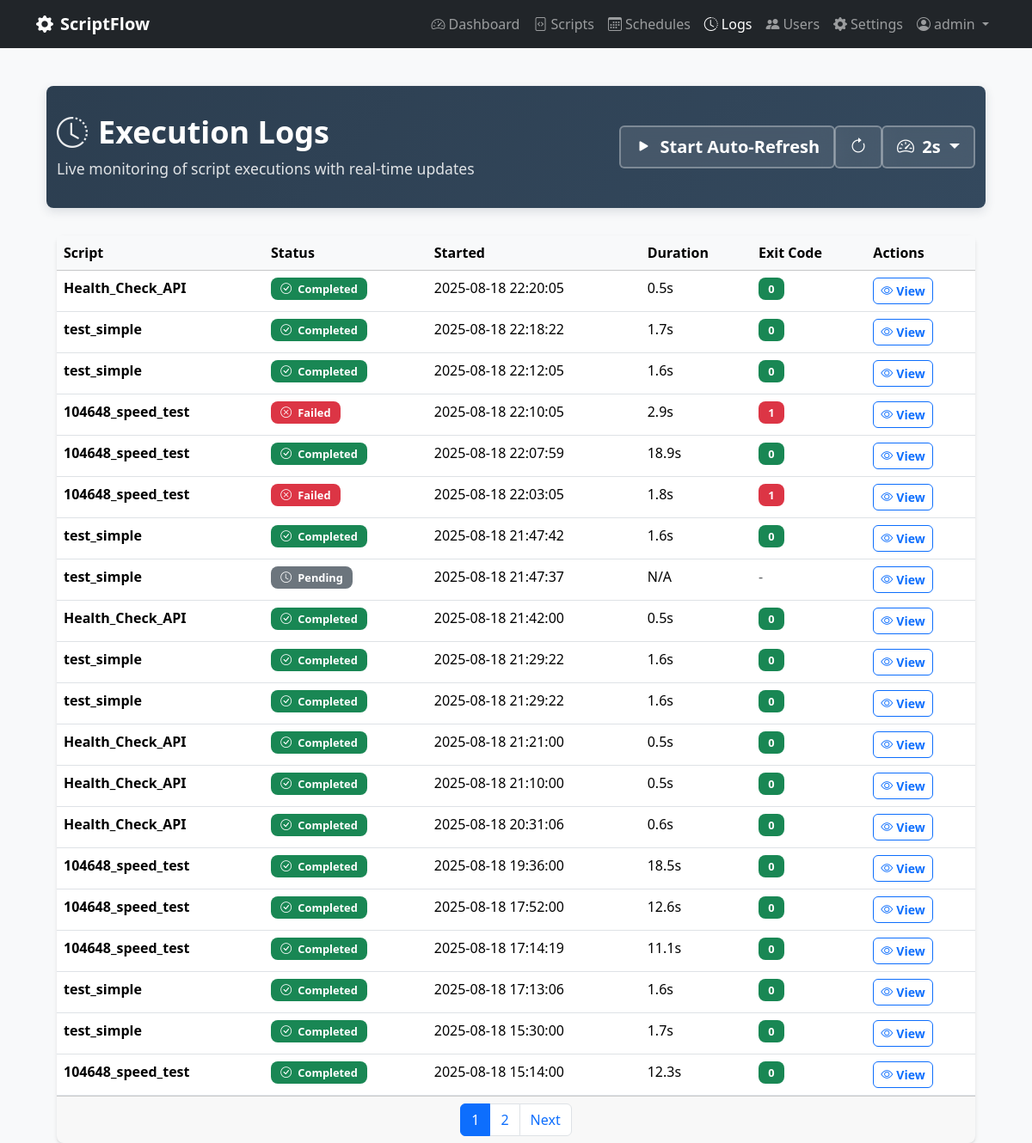
Screenshot of /logs (signed in) with the database file from the repository.
### scriptflow.py (models this page shows, shortened)
class User(UserMixin, db.Model):
    __tablename__ = 'users'
    id = db.Column(db.Integer, primary_key=True)
    username = db.Column(db.String(80), unique=True, nullable=False)
    email = db.Column(db.String(120), unique=True, nullable=False)
    password_hash = db.Column(db.String(255), nullable=False)
    is_admin = db.Column(db.Boolean, default=False, nullable=False)
    can_view_all_data = db.Column(db.Boolean, default=False, nullable=False)
    created_at = db.Column(db.DateTime, default=datetime.now)
    last_login = db.Column(db.DateTime)

class Execution(db.Model):
    __tablename__ = 'executions'
    id = db.Column(db.Integer, primary_key=True)
    started_at = db.Column(db.DateTime, default=datetime.now, nullable=False)
    completed_at = db.Column(db.DateTime)
    status = db.Column(db.String(20), default='pending', nullable=False)  # pending, running, completed, failed, timeout
    exit_code = db.Column(db.Integer)
    stdout = db.Column(db.Text)
    stderr = db.Column(db.Text)
    duration_seconds = db.Column(db.Float)
    trigger_type = db.Column(db.String(20), default='manual', nullable=False)  # manual, scheduled, api
    script_id = db.Column(db.Integer, db.ForeignKey('scripts.id'), nullable=False)
    user_id = db.Column(db.Integer, db.ForeignKey('users.id'), nullable=False)
    script = db.relationship('Script', backref='executions')
    @property
    def formatted_duration(self):
        if not self.duration_seconds:
            return "N/A"
        if self.duration_seconds < 60:
            return f"{self.duration_seconds:.1f}s"
        else:
            minutes = int(self.duration_seconds // 60)
            seconds = int(self.duration_seconds % 60)
            return f"{minutes}m {seconds}s"

class Script(db.Model):
    __tablename__ = 'scripts'
    id = db.Column(db.Integer, primary_key=True)
    name = db.Column(db.String(100), nullable=False)
    description = db.Column(db.Text)
    filename = db.Column(db.String(255), nullable=False)
    file_path = db.Column(db.String(500), nullable=False)
    script_type = db.Column(db.String(10), nullable=False)  # 'py' or 'bat'
    file_size = db.Column(db.Integer)
    created_at = db.Column(db.DateTime, default=datetime.now)
    updated_at = db.Column(db.DateTime, default=datetime.now, onupdate=datetime.now)
    is_active = db.Column(db.Boolean, default=True)
    user_id = db.Column(db.Integer, db.ForeignKey('users.id'), nullable=False)

### scriptflow.py (the view)
@app.route('/logs')
@login_required
def logs():
    page = request.args.get('page', 1, type=int)
    executions_query = Execution.query.order_by(Execution.started_at.desc())
    executions_filtered = apply_user_data_filter(executions_query)
    executions = executions_filtered.paginate(page=page, per_page=20, error_out=False)
    return render_template('logs.html', executions=executions)

### scriptflow.py (called while the page is built)
@login_manager.user_loader
def load_user(user_id):
    return User.query.get(int(user_id))

def apply_user_data_filter(query):
    if current_user.can_view_all_data:
        return query  # Can see all data
    else:
        return query.filter_by(user_id=current_user.id)  # Only own data

### templates/logs.html (shortened to what this page needs)
{% extends "base.html" %}
{% block content %}
<div class="container-fluid">
    <div class="page-header">
        <div class="container">
            <div class="row align-items-center">
                <div class="col">
                    <h1>
                        <i class="bi bi-clock-history"></i>Execution Logs
                    </h1>
                    <p>Live monitoring of script executions with real-time updates</p>
                </div>
                <div class="col-auto">
                    <div class="btn-group" role="group">
                        <button type="button" class="btn btn-lg" id="refreshToggle" onclick="toggleAutoRefresh()">
                            <i class="bi bi-play-fill me-1" id="refreshIcon"></i>
                            <span id="refreshText">Start Auto-Refresh</span>
                        </button>
                        <button type="button" class="btn btn-lg" onclick="manualRefresh()" title="Refresh Now">
                            <i class="bi bi-arrow-clockwise"></i>
                        </button>
                        <div class="btn-group" role="group">
                            <button class="btn btn-lg dropdown-toggle" type="button" data-bs-toggle="dropdown">
                                <i class="bi bi-speedometer2 me-1"></i>
                                <span id="intervalText">2s</span>
                            </button>
                        </div>
                    </div>
                </div>
            </div>
        </div>
    </div>
    <div class="container">
        <div class="card">
            <div class="card-body p-0">
                {% if executions.items %}
                    <div class="table-responsive">
                        <table class="table table-hover mb-0" id="logsTable">
                            <thead class="table-light">
                                <tr>
                                    <th>Script</th>
                                    <th>Status</th>
                                    <th>Started</th>
                                    <th>Duration</th>
                                    <th>Exit Code</th>
                                    <th>Actions</th>
                                </tr>
                            </thead>
                            <tbody id="logsTableBody">
                                {% for execution in executions.items %}
                                <tr>
                                    <td>
                                        <strong>{{ execution.script.name if execution.script else 'Unknown' }}</strong>
                                    </td>
                                    <td>
                                        {% if execution.status == 'running' %}
                                            <span class="badge status-running d-flex align-items-center gap-1">
                                                <i class="bi bi-arrow-clockwise rotating-icon"></i>
                                                Running
                                            </span>
                                        {% elif execution.status == 'completed' %}
                                            <span class="badge bg-success">
                                                <i class="bi bi-check-circle me-1"></i>
                                                Completed
                                            </span>
                                        {% elif execution.status == 'failed' %}
                                            <span class="badge bg-danger">
                                                <i class="bi bi-x-circle me-1"></i>
                                                Failed
                                            </span>
                                        {% elif execution.status == 'pending' %}
                                            <span class="badge bg-secondary">
                                                <i class="bi bi-clock me-1"></i>
                                                Pending
                                            </span>
                                        {% elif execution.status == 'timeout' %}
                                            <span class="badge bg-warning">
                                                <i class="bi bi-stopwatch me-1"></i>
                                                Timeout
                                            </span>
                                        {% else %}
                                            <span class="badge bg-secondary">
                                                {{ execution.status|title }}
                                            </span>
                                        {% endif %}
                                    </td>
                                    <td>{{ execution.started_at.strftime('%Y-%m-%d %H:%M:%S') }}</td>
                                    <td>{{ execution.formatted_duration }}</td>
                                    <td>
                                        {% if execution.exit_code is not none %}
                                            <span class="badge bg-{{ 'success' if execution.exit_code == 0 else 'danger' }}">
                                                {{ execution.exit_code }}
                                            </span>
                                        {% else %}
                                            <span class="text-muted">-</span>
                                        {% endif %}
                                    </td>
                                    <td>
                                        <a href="{{ url_for('view_execution', execution_id=execution.id) }}" class="btn btn-sm btn-outline-primary">
                                            <i class="bi bi-eye me-1"></i>View
                                        </a>
                                    </td>
                                </tr>
                                {% endfor %}
                            </tbody>
                        </table>
                    </div>
                    {% if executions.pages > 1 %}
                    <div class="card-footer">
                        <nav>
                            <ul class="pagination justify-content-center mb-0">
                                {% for page_num in executions.iter_pages() %}
                                    {% if page_num %}
                                        {% if page_num != executions.page %}
                                            <li class="page-item">
                                                <a class="page-link" href="{{ url_for('logs', page=page_num) }}">{{ page_num }}</a>
                                            </li>
                                        {% else %}
                                            <li class="page-item active">
                                                <span class="page-link">{{ page_num }}</span>
                                            </li>
                                        {% endif %}
                                    {% else %}
                                        <li class="page-item disabled">
                                            <span class="page-link">...</span>
                                        </li>
                                    {% endif %}
                                {% endfor %}
                                {% if executions.has_next %}
                                    <li class="page-item">
                                        <a class="page-link" href="{{ url_for('logs', page=executions.next_num) }}">Next</a>
                                    </li>
                                {% endif %}
                            </ul>
                        </nav>
                    </div>
                    {% endif %}
                {% endif %}
            </div>
        </div>
    </div>
</div>
{% endblock %}

### templates/base.html (shortened to what this page needs)
<!DOCTYPE html>
<html lang="en">
<head>
    <link href="https://cdn.jsdelivr.net/npm/bootstrap@5.3.2/dist/css/bootstrap.min.css" rel="stylesheet">
    <link href="https://cdn.jsdelivr.net/npm/bootstrap-icons@1.11.0/font/bootstrap-icons.css" rel="stylesheet">
    <link href="{{ url_for('static', filename='css/app.css') }}" rel="stylesheet">
</head>
<body{% block body_class %}{% endblock %}>
    <nav class="navbar navbar-expand-lg navbar-dark bg-dark fixed-top">
        <div class="container">
            <a class="navbar-brand" href="{{ url_for('dashboard') }}">
                <i class="bi bi-gear-fill me-2"></i>ScriptFlow
            </a>
            <div class="navbar-nav ms-auto">
                <a class="nav-link{% if request.endpoint == 'dashboard' %} active{% endif %}" href="{{ url_for('dashboard') }}">
                    <i class="bi bi-speedometer2 me-1"></i>Dashboard
                </a>
                <a class="nav-link{% if request.endpoint in ['scripts', 'upload_script', 'edit_script', 'view_script'] %} active{% endif %}" href="{{ url_for('scripts') }}">
                    <i class="bi bi-file-code me-1"></i>Scripts
                </a>
                <a class="nav-link{% if request.endpoint in ['schedules', 'create_schedule', 'edit_schedule'] %} active{% endif %}" href="{{ url_for('schedules') }}">
                    <i class="bi bi-calendar3 me-1"></i>Schedules
                </a>
                <a class="nav-link{% if request.endpoint in ['logs', 'view_execution'] %} active{% endif %}" href="{{ url_for('logs') }}">
                    <i class="bi bi-clock-history me-1"></i>Logs
                </a>
                {% if current_user.is_admin %}
                <a class="nav-link{% if request.endpoint in ['manage_users', 'create_user', 'edit_user'] %} active{% endif %}" href="{{ url_for('manage_users') }}">
                    <i class="bi bi-people-fill me-1"></i>Users
                </a>
                {% endif %}
                <a class="nav-link{% if request.endpoint in ['settings', 'python_settings', 'terminal'] %} active{% endif %}" href="{{ url_for('settings') }}">
                    <i class="bi bi-gear-fill me-1"></i>Settings
                </a>
                <div class="nav-item dropdown">
                    <a class="nav-link dropdown-toggle" href="#" role="button" data-bs-toggle="dropdown">
                        <i class="bi bi-person-circle me-1"></i>{{ current_user.username }}
                    </a>
                </div>
            </div>
        </div>
    </nav>
    <main class="container mt-4">
        {% block content %}{% endblock %}
    </main>
</body>
</html>

### static/css/app.css (style rules this page uses)
body { background-color: #f8f9fa; padding-top: 76px; }
.navbar-brand { font-weight: 600; }
.card { border: none; box-shadow: 0 2px 4px rgba(0,0,0,0.1); }
.btn, .btn-sm, .btn-lg, .btn-group .btn, .btn-outline-primary, .btn-outline-secondary { border-radius: 6px !important; font-weight: 600; transition: all 0.3s ease; }
.card, .modal-content, .badge, .alert { border-radius: 8px !important; }
.page-header { background: linear-gradient(135deg, #2C3E50 0%, #34495E 100%); color: white; padding: 2rem 0; margin-bottom: 2rem; border-radius: 8px; box-shadow: 0 4px 12px rgba(44, 62, 80, 0.15); }
.page-header h1 { font-size: 2.25rem; font-weight: 700; margin-bottom: 0.5rem; display: flex; align-items: center; }
.page-header h1 i { margin-right: 0.75rem; opacity: 0.9; }
.page-header p { font-size: 1.1rem; margin-bottom: 0; opacity: 0.85; font-weight: 400; }
.page-header .btn { border: 2px solid rgba(255, 255, 255, 0.3); background: rgba(255, 255, 255, 0.1); color: white; font-weight: 600; backdrop-filter: blur(10px); transition: all 0.3s ease; }

### templates/logs.html (style rules this page uses)
.badge { font-size: 0.8rem; padding: 0.4rem 0.7rem; }
#logsTableBody tr { transition: all 0.3s ease; }

### rows the page displays
User: username "admin"
Execution: script "Health_Check_API", status "completed" (drawn), started_at "2025-08-18 22:20:05", formatted_duration "0.5s", exit_code "0"
Execution: script "test_simple", status "completed" (drawn), started_at "2025-08-18 22:18:22", formatted_duration "1.7s", exit_code "0"
Execution: script "test_simple", status "completed" (drawn), started_at "2025-08-18 22:12:05", formatted_duration "1.6s", exit_code "0"
Execution: script "104648_speed_test", status "failed" (drawn), started_at "2025-08-18 22:10:05", formatted_duration "2.9s", exit_code "1"
Execution: script "104648_speed_test", status "completed" (drawn), started_at "2025-08-18 22:07:59", formatted_duration "18.9s", exit_code "0"
Execution: script "104648_speed_test", status "failed" (drawn), started_at "2025-08-18 22:03:05", formatted_duration "1.8s", exit_code "1"
Execution: script "test_simple", status "completed" (drawn), started_at "2025-08-18 21:47:42", formatted_duration "1.6s", exit_code "0"
Execution: script "test_simple", status "pending" (drawn), started_at "2025-08-18 21:47:37", formatted_duration "N/A"
Execution: script "Health_Check_API", status "completed" (drawn), started_at "2025-08-18 21:42:00", formatted_duration "0.5s", exit_code "0"
Execution: script "test_simple", status "completed" (drawn), started_at "2025-08-18 21:29:22", formatted_duration "1.6s", exit_code "0"
Execution: script "test_simple", status "completed" (drawn), started_at "2025-08-18 21:29:22", formatted_duration "1.6s", exit_code "0"
Execution: script "Health_Check_API", status "completed" (drawn), started_at "2025-08-18 21:21:00", formatted_duration "0.5s", exit_code "0"
Execution: script "Health_Check_API", status "completed" (drawn), started_at "2025-08-18 21:10:00", formatted_duration "0.5s", exit_code "0"
Execution: script "Health_Check_API", status "completed" (drawn), started_at "2025-08-18 20:31:06", formatted_duration "0.6s", exit_code "0"
Execution: script "104648_speed_test", status "completed" (drawn), started_at "2025-08-18 19:36:00", formatted_duration "18.5s", exit_code "0"
Execution: script "104648_speed_test", status "completed" (drawn), started_at "2025-08-18 17:52:00", formatted_duration "12.6s", exit_code "0"
Execution: script "104648_speed_test", status "completed" (drawn), started_at "2025-08-18 17:14:19", formatted_duration "11.1s", exit_code "0"
Execution: script "test_simple", status "completed" (drawn), started_at "2025-08-18 17:13:06", formatted_duration "1.6s", exit_code "0"
Execution: script "test_simple", status "completed" (drawn), started_at "2025-08-18 15:30:00", formatted_duration "1.7s", exit_code "0"
Execution: script "104648_speed_test", status "completed" (drawn), started_at "2025-08-18 15:14:00", formatted_duration "12.3s", exit_code "0"

### other values shown
{{ page_num }} "1"
{{ page_num }} "2"
